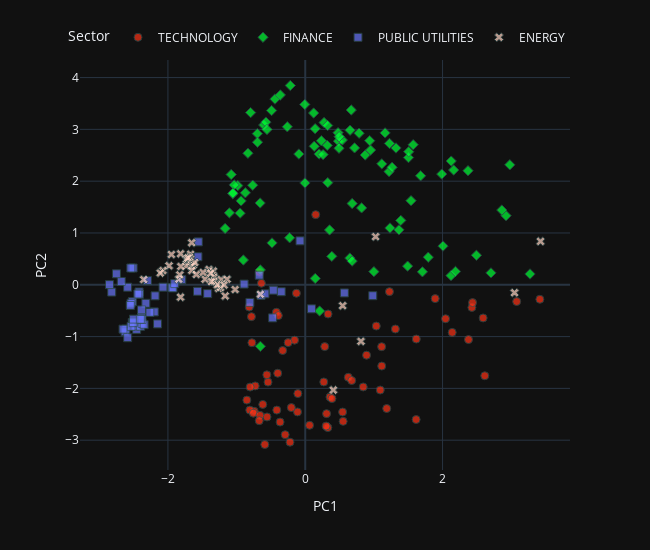

This figure's notebook cell:
### Markdown cell above
### Evaluation

### Code cell
from utils.visualisation_functions import pca_plot_from_embeddings

pca_plot_from_embeddings(
    embedding_matrix=model.embeddings.weight.detach().numpy(),
    sectors=data.sectors,
    tickers=data.tickers,
    industries=data.industries,
    names=data.names,
    dimensions=2,
    reduced=True,
    method="PCA",
    return_df=False,
    rand_state=None,
)

### Figure 1 — Plotly figure (JSON) as saved in the notebook; plotly's stock layout.template omitted (floating-point values rounded to 4 significant figures; data arrays with more than 128 entries replaced by an {"elided": "..."} marker saying what was removed)
{"data": [{"customdata": {"elided": "67x3 str values"}, "hovertemplate": "<b>%{hovertext}</b><br><br>Sector=%{customdata[1]}<br>PC1=%{x}<br>PC2=%{y}<br>ticker=%{customdata[0]}<br>industry=%{customdata[2]}<extra></extra>", "hovertext": ["COMPUTER MANUFACTURING", "EDP SERVICES", "COMPUTER SOFTWARE: PREPACKAGED SOFTWARE", "SEMICONDUCTORS", "EDP SERVICES", "COMPUTER SOFTWARE: PREPACKAGED SOFTWARE", "EDP SERVICES", "SEMICONDUCTORS", "COMPUTER SOFTWARE: PREPACKAGED SOFTWARE", "ELECTRICAL PRODUCTS", "COMPUTER SOFTWARE: PREPACKAGED SOFTWARE", "EDP SERVICES", "COMPUTER SOFTWARE: PREPACKAGED SOFTWARE", "EDP SERVICES", "EDP SERVICES", "RADIO AND TELEVISION BROADCASTING AND COMMUNICATIONS EQUIPMENT", "SEMICONDUCTORS", "COMPUTER COMMUNICATIONS EQUIPMENT", "ELECTRICAL PRODUCTS", "INDUSTRIAL MACHINERY/COMPONENTS", "SEMICONDUCTORS", "COMPUTER COMMUNICATIONS EQUIPMENT", "SEMICONDUCTORS", "INDUSTRIAL MACHINERY/COMPONENTS", "COMPUTER SOFTWARE: PREPACKAGED SOFTWARE", "RADIO AND TELEVISION BROADCASTING AND COMMUNICATIONS EQUIPMENT", "INDUSTRIAL MACHINERY/COMPONENTS", "EDP SERVICES", "COMPUTER MANUFACTURING", "COMPUTER MANUFACTURING", "SEMICONDUCTORS", "SEMICONDUCTORS", "ADVERTISING", "INDUSTRIAL MACHINERY/COMPONENTS", "EDP SERVICES", "PROFESSIONAL SERVICES", "SEMICONDUCTORS", "INDUSTRIAL MACHINERY/COMPONENTS", "SEMICONDUCTORS", "PROFESSIONAL SERVICES", "COMPUTER SOFTWARE: PREPACKAGED SOFTWARE", "RADIO AND TELEVISION BROADCASTING AND COMMUNICATIONS EQUIPMENT", "SEMICONDUCTORS", "SEMICONDUCTORS", "ADVERTISING", "COMPUTER SOFTWARE: PREPACKAGED SOFTWARE", "ELECTRICAL PRODUCTS", "SEMICONDUCTORS", "ELECTRICAL PRODUCTS", "INDUSTRIAL MACHINERY/COMPONENTS", "COMPUTER SOFTWARE: PREPACKAGED SOFTWARE", "EDP SERVICES", "SEMICONDUCTORS", "SEMICONDUCTORS", "INDUSTRIAL MACHINERY/COMPONENTS", "SEMICONDUCTORS", "INDUSTRIAL MACHINERY/COMPONENTS", "COMPUTER SOFTWARE: PREPACKAGED SOFTWARE", "RETAIL: COMPUTER SOFTWARE & PERIPHERAL EQUIPMENT", "SEMICONDUCTORS", "COMPUTER SOFTWARE: PREPACKAGED SOFTWARE", "EDP SERVICES", "ELECTRONIC COMPONENTS", "ADVERTISING", "SEMICONDUCTORS", "COMPUTER PERIPHERAL EQUIPMENT", "EDP SERVICES"], "legendgroup": "TECHNOLOGY", "marker": {"color": "#FD3216", "line": {"color": "DarkSlateGrey", "width": 1}, "opacity": 0.7, "size": 8, "symbol": "circle"}, "mode": "markers", "name": "TECHNOLOGY", "orientation": "v", "showlegend": true, "type": "scatter", "x": [0.3106, -0.1557, 0.5442, 0.0628, 1.892, 0.3286, -0.7836, -0.4144, -0.6677, -0.2924, 2.615, 0.3326, 0.8444, 0.8929, 0.1523, -0.3289, -0.743, 1.615, -0.8077, -0.1287, -0.3666, -0.8163, -0.5567, 2.044, 0.627, 0.2699, 2.427, 2.591, 0.6765, 2.437, -0.6187, 0.3601, 1.226, 3.417, 2.14, -0.421, -0.8504, -0.7559, -0.66, 1.313, 2.378, 1.092, -0.4009, -0.1127, 3.079, 1.186, -0.7773, -0.729, -0.5891, 1.618, -0.2222, -0.3925, -0.5421, -0.6705, 1.114, -0.8027, -0.6387, 0.3891, 0.5519, 0.3041, -0.2492, 0.2834, -0.108, 1.035, -0.2026, 1.113, -0.5596], "xaxis": "x", "y": [-2.488, -1.069, -2.456, -2.712, -0.267, -2.757, -0.6149, -2.419, 0.24, -2.894, -1.756, -0.5638, -1.973, -1.359, 1.354, -1.269, -2.443, -2.601, -2.419, -0.1632, -2.65, -0.4307, -2.552, -0.6554, -1.786, -1.876, -0.4374, -0.6404, -1.848, -0.3438, -2.31, -2.167, -0.1324, -0.2802, -0.9189, -0.531, -2.226, -2.479, -2.521, -0.8539, -1.058, -2.032, -1.708, -2.454, -0.3234, -2.388, -1.118, -1.952, -3.083, -1.047, -3.038, -0.5949, -1.879, -2.623, -1.569, -1.974, 0.02914, -2.197, -2.637, -2.728, -1.116, -1.194, -2.101, -0.7971, -2.37, -1.194, -1.739], "yaxis": "y"}, {"customdata": {"elided": "93x3 str values"}, "hovertemplate": "<b>%{hovertext}</b><br><br>Sector=%{customdata[1]}<br>PC1=%{x}<br>PC2=%{y}<br>ticker=%{customdata[0]}<br>industry=%{customdata[2]}<extra></extra>", "hovertext": ["INVESTMENT MANAGERS", "DIVERSIFIED COMMERCIAL SERVICES", "LIFE INSURANCE", "PROPERTY-CASUALTY INSURERS", "ACCIDENT &HEALTH INSURANCE", "PROPERTY-CASUALTY INSURERS", "SPECIALTY INSURERS", "SPECIALTY INSURERS", "MAJOR BANKS", "FINANCE: CONSUMER SERVICES", "MAJOR BANKS", "MAJOR BANKS", "COMMERCIAL BANKS", "COMMERCIAL BANKS", "INVESTMENT MANAGERS", "MAJOR BANKS", "MAJOR BANKS", "MAJOR BANKS", "SPECIALTY INSURERS", "MAJOR BANKS", "MAJOR BANKS", "PROPERTY-CASUALTY INSURERS", "MAJOR BANKS", "MAJOR BANKS", "LIFE INSURANCE", "PROPERTY-CASUALTY INSURERS", "MAJOR BANKS", "PROPERTY-CASUALTY INSURERS", "MAJOR BANKS", "FINANCE: CONSUMER SERVICES", "FINANCE: CONSUMER SERVICES", "INVESTMENT MANAGERS", "MAJOR BANKS", "MAJOR BANKS", "MAJOR BANKS", "MAJOR BANKS", "MAJOR BANKS", "MAJOR BANKS", "MAJOR BANKS", "MAJOR BANKS", "MAJOR BANKS", "MAJOR BANKS", "MAJOR BANKS", "PROPERTY-CASUALTY INSURERS", "PROPERTY-CASUALTY INSURERS", "INVESTMENT MANAGERS", "LIFE INSURANCE", "PROPERTY-CASUALTY INSURERS", "PROPERTY-CASUALTY INSURERS", "PROPERTY-CASUALTY INSURERS", "SPECIALTY INSURERS", "MAJOR BANKS", "MAJOR BANKS", "MAJOR BANKS", "MAJOR BANKS", "PROPERTY-CASUALTY INSURERS", "SAVINGS INSTITUTIONS", "PROPERTY-CASUALTY INSURERS", "MAJOR BANKS", "MAJOR BANKS", "INVESTMENT BANKERS/BROKERS/SERVICE", "PROPERTY-CASUALTY INSURERS", "DIVERSIFIED COMMERCIAL SERVICES", "INVESTMENT BANKERS/BROKERS/SERVICE", "INVESTMENT BANKERS/BROKERS/SERVICE", "FINANCE/INVESTORS SERVICES", "PROPERTY-CASUALTY INSURERS", "MAJOR BANKS", "FINANCE: CONSUMER SERVICES", "MAJOR BANKS", "FINANCE: CONSUMER SERVICES", "MAJOR BANKS", "MAJOR BANKS", "MAJOR BANKS", "MAJOR BANKS", "LIFE INSURANCE", "MAJOR BANKS", "INVESTMENT BANKERS/BROKERS/SERVICE", "MAJOR BANKS", "PROPERTY-CASUALTY INSURERS", "MAJOR BANKS", "MAJOR BANKS", "ACCIDENT &HEALTH INSURANCE", "MAJOR BANKS", "MAJOR BANKS", "MAJOR BANKS", "MAJOR BANKS", "MAJOR BANKS", "MAJOR BANKS", "PROPERTY-CASUALTY INSURERS", "MAJOR BANKS", "MAJOR BANKS", "MAJOR BANKS"], "legendgroup": "FINANCE", "marker": {"color": "#00FE35", "line": {"color": "DarkSlateGrey", "width": 1}, "opacity": 0.7, "size": 8, "symbol": "diamond"}, "mode": "markers", "name": "FINANCE", "orientation": "v", "showlegend": true, "type": "scatter", "x": [0.8208, -0.6544, 0.3865, 1.54, 2.924, 2.162, 0.9996, 2.123, 0.274, 2.979, 0.7846, 0.6529, 0.6501, 0.3541, 2.863, 1.504, 0.3254, -0.2613, 2.006, -0.698, 0.873, 1.707, 0.1223, 0.4832, -0.9015, 1.221, 0.4779, 1.572, -0.9828, 1.491, 3.274, 1.681, -0.7653, -1.036, -0.09288, 0.1312, -0.6042, -0.835, -0.4413, 0.2348, -0.9345, 1.321, 0.4918, 0.2011, 1.391, 1.234, 0.9514, 0.3278, -1.167, -0.4841, 2.493, 0.6701, 1.507, -0.6575, -0.7958, 2.126, 0.54, 1.365, 1.227, 0.2598, 0.6832, -1.078, 0.1454, 0.209, 2.188, -0.6535, -0.9485, -0.2276, -0.004599, 0.3202, 2.705, -1.105, 0.7182, 1.265, 0.1441, 1.988, -0.5724, 2.371, -1.056, 1.792, -0.6955, -0.5574, 1.115, 1.163, -0.3628, -0.4907, -0.2174, -0.007351, 0.9386, 0.6828, -1.053, -0.8726, 0.4935], "xaxis": "x", "y": [1.484, 0.2876, 0.549, 1.624, 1.334, 2.216, 0.2535, 0.177, 3.131, 2.316, 2.926, 2.984, 0.5159, 1.059, 1.443, 2.455, 3.075, 3.05, 0.7474, 2.918, 2.505, 0.2497, 3.315, 2.773, 0.4777, 2.185, 2.935, 2.703, 1.914, 0.3601, 0.2084, 2.104, 1.922, 1.928, 2.524, 2.673, 3.084, 2.54, 3.586, 2.781, 1.619, 2.641, 2.635, 2.525, 1.243, 1.096, 2.6, 1.971, 1.088, 0.8078, 0.5695, 3.373, 2.569, 1.579, 3.324, 2.388, 2.794, 1.06, 2.728, 2.513, 1.568, 2.128, 0.1224, -0.5064, 0.2573, -1.188, 1.383, 0.9073, 1.965, 2.691, 0.2298, 1.388, 2.643, 2.267, 3.013, 2.136, 3.14, 2.202, 1.758, 0.5321, 2.752, 2.998, 2.334, 2.932, 3.665, 3.364, 3.847, 3.481, 2.782, 0.4572, 1.769, 1.776, 2.858], "yaxis": "y"}, {"customdata": {"elided": "57x3 str values"}, "hovertemplate": "<b>%{hovertext}</b><br><br>Sector=%{customdata[1]}<br>PC1=%{x}<br>PC2=%{y}<br>ticker=%{customdata[0]}<br>industry=%{customdata[2]}<extra></extra>", "hovertext": ["ELECTRIC UTILITIES: CENTRAL", "POWER GENERATION", "OIL/GAS TRANSMISSION", "POWER GENERATION", "WATER SUPPLY", "TELECOMMUNICATIONS EQUIPMENT", "ELECTRIC UTILITIES: CENTRAL", "TELECOMMUNICATIONS EQUIPMENT", "TELECOMMUNICATIONS EQUIPMENT", "POWER GENERATION", "ELECTRIC UTILITIES: CENTRAL", "TELECOMMUNICATIONS EQUIPMENT", "WATER SUPPLY", "ELECTRIC UTILITIES: CENTRAL", "ELECTRIC UTILITIES: CENTRAL", "POWER GENERATION", "POWER GENERATION", "ELECTRIC UTILITIES: CENTRAL", "ELECTRIC UTILITIES: CENTRAL", "ELECTRIC UTILITIES: CENTRAL", "POWER GENERATION", "TELECOMMUNICATIONS EQUIPMENT", "ELECTRIC UTILITIES: CENTRAL", "ELECTRIC UTILITIES: CENTRAL", "POWER GENERATION", "ELECTRIC UTILITIES: CENTRAL", "OIL/GAS TRANSMISSION", "POWER GENERATION", "OIL/GAS TRANSMISSION", "OIL/GAS TRANSMISSION", "ELECTRIC UTILITIES: CENTRAL", "OIL & GAS PRODUCTION", "ELECTRIC UTILITIES: CENTRAL", "POWER GENERATION", "POWER GENERATION", "TELECOMMUNICATIONS EQUIPMENT", "ELECTRIC UTILITIES: CENTRAL", "ELECTRIC UTILITIES: CENTRAL", "ELECTRIC UTILITIES: CENTRAL", "TELECOMMUNICATIONS EQUIPMENT", "POWER GENERATION", "OIL/GAS TRANSMISSION", "ELECTRIC UTILITIES: CENTRAL", "OIL/GAS TRANSMISSION", "OIL & GAS PRODUCTION", "TELECOMMUNICATIONS EQUIPMENT", "TELECOMMUNICATIONS EQUIPMENT", "NATURAL GAS DISTRIBUTION", "NATURAL GAS DISTRIBUTION", "TELECOMMUNICATIONS EQUIPMENT", "TELECOMMUNICATIONS EQUIPMENT", "NATURAL GAS DISTRIBUTION", "TELECOMMUNICATIONS EQUIPMENT", "POWER GENERATION", "ENVIRONMENTAL SERVICES", "NATURAL GAS DISTRIBUTION", "WATER SUPPLY"], "legendgroup": "PUBLIC UTILITIES", "marker": {"color": "#6A76FC", "line": {"color": "DarkSlateGrey", "width": 1}, "opacity": 0.7, "size": 8, "symbol": "square"}, "mode": "markers", "name": "PUBLIC UTILITIES", "orientation": "v", "showlegend": true, "type": "scatter", "x": [-2.456, -2.819, -2.42, -2.199, -1.558, -1.421, -1.941, -0.6438, -0.5866, -2.263, -2.385, 0.57, -1.563, -2.612, -2.478, -2.398, -2.624, -2.376, -2.52, -2.537, -2.347, -0.6705, -2.587, -2.187, -2.518, -2.654, -2.851, -2.322, -2.507, -2.679, -2.538, -2.072, -1.799, -2.505, -2.378, -0.8901, -1.927, -2.151, -2.501, -0.07627, -2.384, -2.75, -2.586, -2.54, -2.299, -0.8059, 0.9834, -1.901, -2.415, -0.3501, -0.475, -2.437, -0.4655, -2.402, 0.0905, -1.569, -2.548], "xaxis": "x", "y": [-0.8613, -0.1402, -0.1389, -0.5236, 0.8283, -0.1713, -0.05336, -0.205, -0.1742, -0.5337, -0.6357, -0.1573, 0.5413, -0.8569, -0.796, -0.8013, -0.9071, -0.7457, -0.7285, -0.8038, -0.7693, 0.1853, -0.04655, -0.2135, -0.3261, -0.8564, 0.002793, -0.3573, 0.3238, 0.06391, -0.3575, -0.04599, 0.09792, -0.732, -0.6696, 0.0136, -0.06009, -0.7552, -0.6633, 0.848, -0.4852, 0.2119, -1.022, 0.324, 0.08116, -0.3403, -0.211, 0.02262, -0.1818, -0.1341, -0.6393, -0.1779, -0.1039, -0.6648, -0.4645, -0.1252, -0.3993], "yaxis": "y"}, {"customdata": {"elided": "46x3 str values"}, "hovertemplate": "<b>%{hovertext}</b><br><br>Sector=%{customdata[1]}<br>PC1=%{x}<br>PC2=%{y}<br>ticker=%{customdata[0]}<br>industry=%{customdata[2]}<extra></extra>", "hovertext": ["INTEGRATED OIL COMPANIES", "OIL & GAS PRODUCTION", "OIL & GAS PRODUCTION", "INDUSTRIAL MACHINERY/COMPONENTS", "INDUSTRIAL MACHINERY/COMPONENTS", "METAL FABRICATIONS", "INTEGRATED OIL COMPANIES", "NATURAL GAS DISTRIBUTION", "INTEGRATED OIL COMPANIES", "INDUSTRIAL MACHINERY/COMPONENTS", "OIL & GAS PRODUCTION", "INTEGRATED OIL COMPANIES", "OIL & GAS PRODUCTION", "INTEGRATED OIL COMPANIES", "OIL & GAS PRODUCTION", "OIL & GAS PRODUCTION", "CONSUMER ELECTRONICS/APPLIANCES", "OIL & GAS PRODUCTION", "OIL & GAS PRODUCTION", "OIL & GAS PRODUCTION", "CONSUMER ELECTRONICS/APPLIANCES", "OILFIELD SERVICES/EQUIPMENT", "INTEGRATED OIL COMPANIES", "OIL & GAS PRODUCTION", "OIL REFINING/MARKETING", "ELECTRIC UTILITIES: CENTRAL", "OIL & GAS PRODUCTION", "OIL & GAS PRODUCTION", "OIL & GAS PRODUCTION", "OIL & GAS PRODUCTION", "OIL & GAS PRODUCTION", "OILFIELD SERVICES/EQUIPMENT", "OIL & GAS PRODUCTION", "CONSUMER ELECTRONICS/APPLIANCES", "OIL & GAS PRODUCTION", "OIL & GAS PRODUCTION", "OIL & GAS PRODUCTION", "OIL & GAS PRODUCTION", "OILFIELD SERVICES/EQUIPMENT", "OIL & GAS PRODUCTION", "OIL & GAS PRODUCTION", "OIL & GAS PRODUCTION", "OIL & GAS PRODUCTION", "INTEGRATED OIL COMPANIES", "METAL FABRICATIONS", "INTEGRATED OIL COMPANIES"], "legendgroup": "ENERGY", "marker": {"color": "#FED4C4", "line": {"color": "DarkSlateGrey", "width": 1}, "opacity": 0.7, "size": 8, "symbol": "x"}, "mode": "markers", "name": "ENERGY", "orientation": "v", "showlegend": true, "type": "scatter", "x": [-1.226, -1.67, -1.692, 1.025, 0.5451, -1.722, -1.022, -2.352, -1.983, 0.8113, -1.402, -1.262, -1.338, -1.817, -1.632, -1.842, 3.048, -1.658, -2.073, -1.654, 3.426, -1.734, -1.33, -1.731, -0.6537, -2.111, -1.459, -1.332, -1.609, -1.685, -1.816, -1.489, -1.234, 0.4092, -1.282, -1.711, -1.828, -1.812, -1.653, -1.14, -1.368, -1.182, -1.587, -1.377, -1.949, -1.166], "xaxis": "x", "y": [0.1008, 0.5896, 0.4516, 0.9289, -0.4036, 0.4874, -0.09146, 0.1004, 0.3669, -1.092, 0.296, -0.06933, 0.2637, -0.2386, 0.3807, 0.1075, -0.1538, 0.3551, 0.2739, 0.8115, 0.8377, 0.3656, 0.1429, 0.4896, -0.1832, 0.2273, 0.1068, 0.0705, 0.4295, 0.5311, 0.5981, 0.2376, -0.05134, -2.032, -0.002158, 0.5187, 0.1915, 0.3539, 0.2767, 0.1058, 0.0611, -0.004665, 0.1998, 0.2244, 0.5848, -0.2155], "yaxis": "y"}], "layout": {"height": 550, "legend": {"orientation": "h", "title": {"text": "Sector"}, "tracegroupgap": 0, "x": 1, "xanchor": "right", "y": 1.02, "yanchor": "bottom"}, "margin": {"t": 60}, "width": 650, "xaxis": {"anchor": "y", "domain": [0, 1], "title": {"text": "PC1"}}, "yaxis": {"anchor": "x", "domain": [0, 1], "title": {"text": "PC2"}}}}
